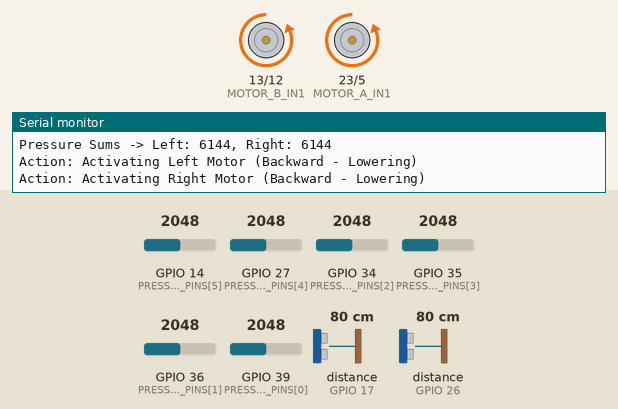
The sketch below on a simulated ESP32. Parts: motor-driver pin pairs drawn as motors (green arrow = first pin HIGH = forward, orange = second pin HIGH = backward, longer = more drive), the last lines printed to the serial monitor. Wiring (inferred from the names in the program): 2 × ultrasonic range finder: trigger GPIO 16, echo GPIO 17 / trigger GPIO 25, echo GPIO 26. The inputs (shaded band) are chosen by the test bench; at power-on: distance to the obstacle (sensors on GPIO 17, GPIO 26) 80 cm, GPIO 14 (PRESSURE_SENSOR_PINS[5]) = 2048, GPIO 34 (PRESSURE_SENSOR_PINS[2]) = 2048, GPIO 27 (PRESSURE_SENSOR_PINS[4]) = 2048, GPIO 35 (PRESSURE_SENSOR_PINS[3]) = 2048, GPIO 36 (PRESSURE_SENSOR_PINS[1]) = 2048, GPIO 39 (PRESSURE_SENSOR_PINS[0]) = 2048. The echo pulse lasts 58.3 µs per cm.

Above: at 2.2 s.
2.3 s: distance to the obstacle (sensor on GPIO 17) set to 7 cm
5.3 s: distance to the obstacle (sensor on GPIO 17) set to 4 cm
At 6.3 s:
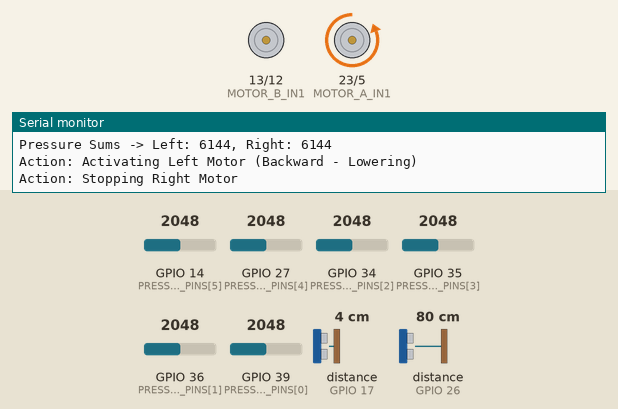
8.3 s: GPIO 14 (PRESSURE_SENSOR_PINS[5]) set to 2085
At 10.8 s:
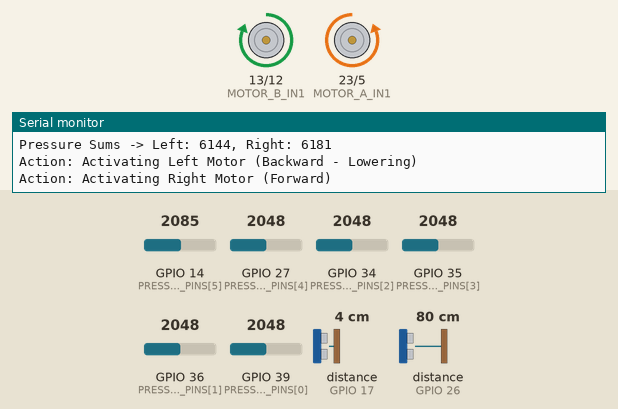
11.5 s: distance to the obstacle (sensor on GPIO 26) set to 7 cm
14.5 s: distance to the obstacle (sensor on GPIO 26) set to 4 cm
At 17.2 s:
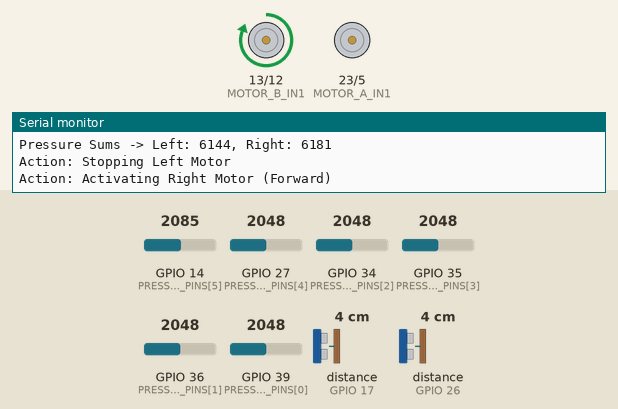
18.2 s: GPIO 34 (PRESSURE_SENSOR_PINS[2]) set to 2866
At 19.3 s:
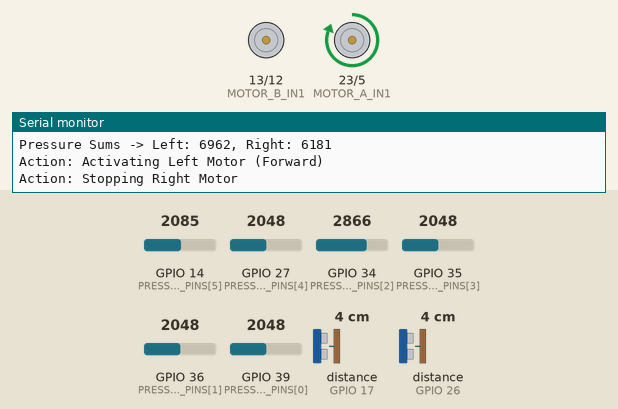
Timing chart, 0 to 21.2 s (numbered marks = the images above; inputs shaded):
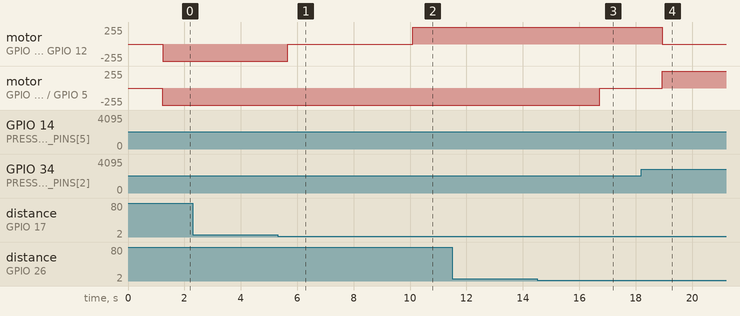

Measured:
- the behaviour switches between 6 and 5 cm on distance to the obstacle (sensor on GPIO 17) (found by bisection; images 0 and 1)
- the behaviour switches between 2048 and 2049 on GPIO 14 (PRESSURE_SENSOR_PINS[5]) (found by bisection; images 1 and 2)
- the behaviour switches between 6 and 5 cm on distance to the obstacle (sensor on GPIO 26) (found by bisection; images 2 and 3)
- after the input at 5.3 s, motor on GPIO 13 (MOTOR_B_IN1) / GPIO 12 (MOTOR_B_IN2): backward 255/255 → stopped after 0.36 s
- after the input at 8.3 s, motor on GPIO 13 (MOTOR_B_IN1) / GPIO 12 (MOTOR_B_IN2): stopped → forward 255/255 after 1.8 s
- after the input at 14.5 s, motor on GPIO 23 (MOTOR_A_IN1) / GPIO 5 (MOTOR_A_IN2): backward 255/255 → stopped after 2.2 s
- after the input at 18.2 s, motor on GPIO 13 (MOTOR_B_IN1) / GPIO 12 (MOTOR_B_IN2): forward 255/255 → stopped after 0.74 s; motor on GPIO 23 (MOTOR_A_IN1) / GPIO 5 (MOTOR_A_IN2): stopped → forward 255/255 after 0.74 s

The sketch:

hardware_test.ino
```cpp
/*
  Hardware Test Sketch for Smart Seat Project - V2

  This sketch includes fixes for distance sensor readings and provides more
  detailed debugging information.

  V2 Changes:
  - Reads distance sensors sequentially to prevent ultrasonic interference.
  - Adds a timeout to the pulseIn() function for more stable readings.
  - Adds more detailed Serial output for easier debugging.
*/

// ====== PIN DEFINITIONS (as per your latest request) ======

// Pressure Sensors (FSRs)
const int PRESSURE_SENSOR_PINS[6] = {39, 36, 34, 35, 27, 14};
const int NUM_PRESSURE_SENSORS = 6;

// Distance Sensors (HC-SR04)
const int DISTANCE_TRIG_PINS[2] = {25, 16};
const int DISTANCE_ECHO_PINS[2] = {26, 17};
const int NUM_DISTANCE_SENSORS = 2;

// Motor Driver (L298N)
const int MOTOR_A_IN1 = 23; // Corresponds to L298N IN1
const int MOTOR_A_IN2 = 5; // Corresponds to L298N IN2
const int MOTOR_B_IN1 = 13; // Corresponds to L298N IN3
const int MOTOR_B_IN2 = 12; // Corresponds to L298N IN4

// ====== CONSTANTS ======
const int TARGET_DISTANCE_MM = 50;
const int DISTANCE_THRESHOLD_MM = 5; // 5mm tolerance
const unsigned long MAX_DISTANCE_TIMEOUT_US = 30000; // Timeout for pulseIn (microseconds)

void setup() {
  Serial.begin(115200);
  delay(1000);
  Serial.println("Hardware Test V2 Initialized...");

  // Pin initializations...
  for (int i = 0; i < NUM_PRESSURE_SENSORS; ++i) {
    pinMode(PRESSURE_SENSOR_PINS[i], INPUT);
  }
  for (int i = 0; i < NUM_DISTANCE_SENSORS; ++i) {
    pinMode(DISTANCE_TRIG_PINS[i], OUTPUT);
    pinMode(DISTANCE_ECHO_PINS[i], INPUT);
  }
  pinMode(MOTOR_A_IN1, OUTPUT);
  pinMode(MOTOR_A_IN2, OUTPUT);
  pinMode(MOTOR_B_IN1, OUTPUT);
  pinMode(MOTOR_B_IN2, OUTPUT);
}

void loop() {
  Serial.println("\n----- New Reading Cycle -----");

  int pressureValues[NUM_PRESSURE_SENSORS];
  long distanceValues[NUM_DISTANCE_SENSORS];

  readPressureSensors(pressureValues);
  printPressureValues(pressureValues);

  // Read and print distance sensors one by one to avoid interference
  Serial.println("Reading Distance Sensors...");
  for (int i = 0; i < NUM_DISTANCE_SENSORS; ++i) {
    distanceValues[i] = readDistance(i);
    Serial.print("  Sensor "); Serial.print(i + 1);
    Serial.print(": "); Serial.print(distanceValues[i]); Serial.println(" mm");
    delay(100); // Short delay between sensor readings
  }

  controlMotors(pressureValues, distanceValues);

  delay(2000);
}

void readPressureSensors(int pressureValues[]) {
  for (int i = 0; i < NUM_PRESSURE_SENSORS; ++i) {
    pressureValues[i] = analogRead(PRESSURE_SENSOR_PINS[i]);
  }
}

void printPressureValues(const int pressureValues[]) {
  Serial.print("Pressure Values: [");
  for (int i = 0; i < NUM_PRESSURE_SENSORS; ++i) {
    Serial.print(pressureValues[i]);
    if (i < NUM_PRESSURE_SENSORS - 1) Serial.print(", ");
  }
  Serial.println("]");
}

long readDistance(int sensorIndex) {
  int trigPin = DISTANCE_TRIG_PINS[sensorIndex];
  int echoPin = DISTANCE_ECHO_PINS[sensorIndex];

  digitalWrite(trigPin, LOW);
  delayMicroseconds(2);
  digitalWrite(trigPin, HIGH);
  delayMicroseconds(10);
  digitalWrite(trigPin, LOW);

  // Read the echo pulse with a timeout
  long duration_us = pulseIn(echoPin, HIGH, MAX_DISTANCE_TIMEOUT_US);

  // If timeout occurs, pulseIn returns 0. This is a failed reading.
  if (duration_us == 0) {
    return -1; // Return -1 to indicate a failed reading
  }

  // Convert duration to millimeters
  return duration_us * 343 / 2000; // Speed of sound = 343 m/s
}

void controlMotors(const int pressureValues[], const long distanceValues[]) {
  int sumLeft = pressureValues[0] + pressureValues[1] + pressureValues[2];
  int sumRight = pressureValues[3] + pressureValues[4] + pressureValues[5];

  Serial.print("Pressure Sums -> Left: ");
  Serial.print(sumLeft);
  Serial.print(", Right: ");
  Serial.println(sumRight);

  // Motor A (Left) Logic
  if (sumLeft > sumRight && distanceValues[0] != -1 && distanceValues[0] < TARGET_DISTANCE_MM) {
    Serial.println("Action: Activating Left Motor (Forward)");
    digitalWrite(MOTOR_A_IN1, HIGH);
    digitalWrite(MOTOR_A_IN2, LOW);
  } else if (distanceValues[0] != -1 && distanceValues[0] > TARGET_DISTANCE_MM + DISTANCE_THRESHOLD_MM) {
    Serial.println("Action: Activating Left Motor (Backward - Lowering)");
    digitalWrite(MOTOR_A_IN1, LOW);
    digitalWrite(MOTOR_A_IN2, HIGH);
  } else {
    Serial.println("Action: Stopping Left Motor");
    digitalWrite(MOTOR_A_IN1, LOW);
    digitalWrite(MOTOR_A_IN2, LOW);
  }

  // Motor B (Right) Logic
  if (sumRight > sumLeft && distanceValues[1] != -1 && distanceValues[1] < TARGET_DISTANCE_MM) {
    Serial.println("Action: Activating Right Motor (Forward)");
    digitalWrite(MOTOR_B_IN1, HIGH);
    digitalWrite(MOTOR_B_IN2, LOW);
  } else if (distanceValues[1] != -1 && distanceValues[1] > TARGET_DISTANCE_MM + DISTANCE_THRESHOLD_MM) {
    Serial.println("Action: Activating Right Motor (Backward - Lowering)");
    digitalWrite(MOTOR_B_IN1, LOW);
    digitalWrite(MOTOR_B_IN2, HIGH);
  } else {
    Serial.println("Action: Stopping Right Motor");
    digitalWrite(MOTOR_B_IN1, LOW);
    digitalWrite(MOTOR_B_IN2, LOW);
  }
}
```
